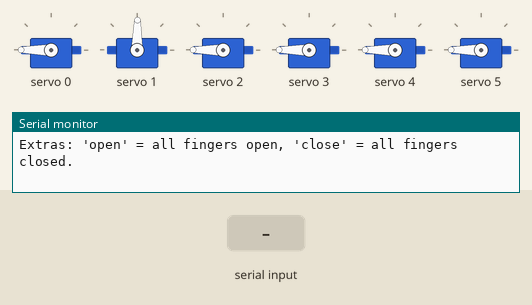
This sketch was run on a simulated Arduino Uno, built with avr-gcc and run on an emulated ATmega328P. On the bench: 6 × servo, the last lines printed to the serial monitor. Inputs (shaded band) come from the test bench.

Above: at 1.2 s.
1.3 s: "p\n" received over Serial
At 3.3 s:
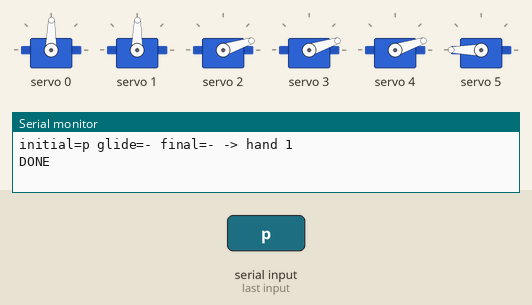
3.6 s: "k\n" received over Serial
At 4.7 s:
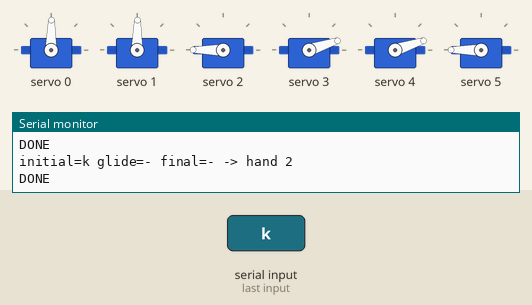
5.8 s: "d\n" received over Serial
At 5.96 s:
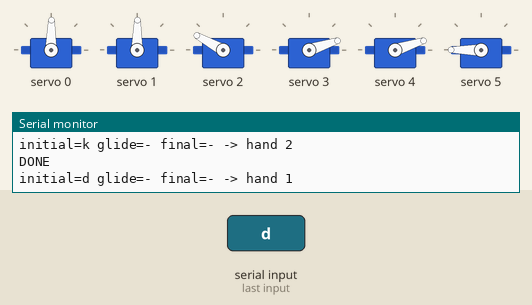
8.0 s: "h\n" received over Serial
At 9.4 s:
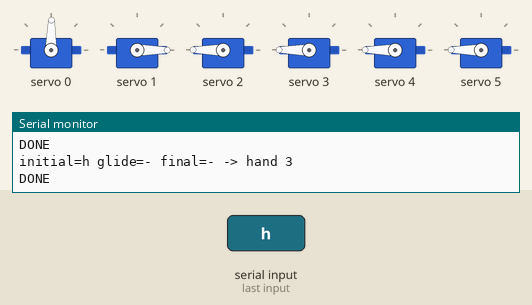
10.3 s: "zh\n" received over Serial
At 10.47 s:
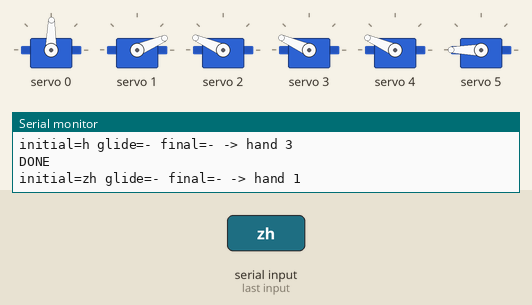
12.4 s: "4\n" received over Serial
At 14.0 s:
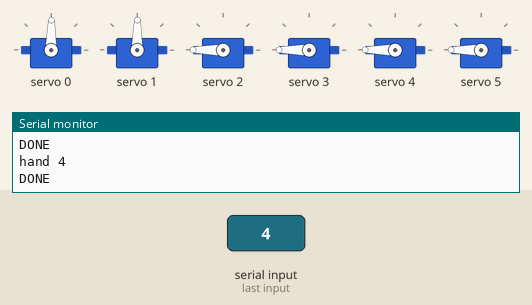
Timing chart, 0 to 15.5 s (numbered marks = the images above; inputs shaded):
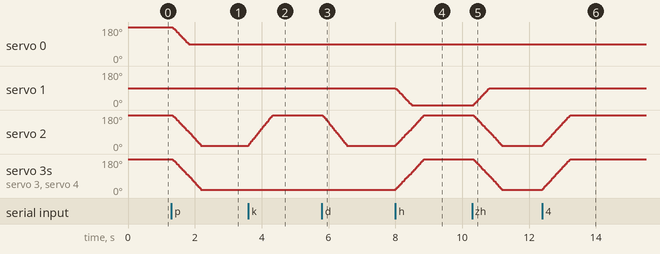

The sketch:

cuedkit-hand-test.ino
```cpp
#include <Wire.h>
#include <Adafruit_PWMServoDriver.h>

// CuedKit hand test (hand only, no arm).
// Serial Monitor: 115200 baud, line ending "Newline".
// Type a hand shape number (1-8), a consonant (p, zh, sh ...), or a pinyin
// syllable (hao, shuo, hua ...). The hand shows the shape for the initial.
// Syllables with no consonant (a, ai, an, e, er, o, ou ...) show hand shape 5.

Adafruit_PWMServoDriver pca = Adafruit_PWMServoDriver(0x40);

// ================== SERVO CHANNELS ==================
const int CH_THUMB   = 0;
const int CH_INDEX   = 1;
const int CH_MIDDLE  = 2;
const int CH_RING    = 3;
const int CH_PINKY   = 4;
const int CH_LATERAL = 5;   // index lateral turn, only used by hand shape 8

// ================== PWM VALUES (tune here) ==================
const int THUMB_OPEN  = 500;
const int THUMB_CLOSE = 300;

const int FINGER_OPEN  = 500;   // middle, ring, pinky
const int FINGER_CLOSE = 150;

const int INDEX_OPEN_IN  = 300; // index open, lateral servo in  (hand shapes 1-7)
const int INDEX_OPEN_OUT = 400; // index open, lateral servo out (hand shape 8)
const int INDEX_CLOSE    = 100;

const int LATERAL_IN  = 500;
const int LATERAL_OUT = 460;

// ================== SPEED (tune here) ==================
// Each step moves every servo up to STEP_SIZE PWM units, then waits STEP_DELAY_MS.
// Smaller STEP_SIZE / larger STEP_DELAY_MS = slower and gentler.
// Full travel (e.g. index 300 -> 100) takes about (200 / STEP_SIZE) * STEP_DELAY_MS.
const int STEP_SIZE     = 5;
const int STEP_DELAY_MS = 10;

// ================== STATE ==================
const int NUM_CH = 6;                  // channels 0-5
int currentPWM[NUM_CH];                // where each servo is now
int targetPWM[NUM_CH];                 // where each servo should go
bool lateralIsOut = false;

// Move every servo toward its target together, a few units at a time.
void moveToTargets() {
  bool moving = true;
  while (moving) {
    moving = false;
    for (int ch = 0; ch < NUM_CH; ch++) {
      if (currentPWM[ch] == targetPWM[ch]) continue;
      int diff = targetPWM[ch] - currentPWM[ch];
      if (diff > STEP_SIZE) diff = STEP_SIZE;
      if (diff < -STEP_SIZE) diff = -STEP_SIZE;
      currentPWM[ch] += diff;
      pca.setPWM(ch, 0, currentPWM[ch]);
      if (currentPWM[ch] != targetPWM[ch]) moving = true;
    }
    delay(STEP_DELAY_MS);
  }
}

// ================== FINGER CONTROL ==================
// These only set targets. showHand() then moves everything smoothly.
void openThumb()  { targetPWM[CH_THUMB] = THUMB_OPEN; }
void closeThumb() { targetPWM[CH_THUMB] = THUMB_CLOSE; }

void openFinger(int ch)  { targetPWM[ch] = FINGER_OPEN; }
void closeFinger(int ch) { targetPWM[ch] = FINGER_CLOSE; }

// Hand shapes 1-7: index open with lateral servo in.
// The lateral servo is only moved here to bring it back after hand shape 8.
void openIndex() {
  targetPWM[CH_LATERAL] = LATERAL_IN;
  lateralIsOut = false;
  targetPWM[CH_INDEX] = INDEX_OPEN_IN;
}

// Hand shape 8 only: index open and turned laterally out.
void openIndexSpread() {
  targetPWM[CH_LATERAL] = LATERAL_OUT;
  lateralIsOut = true;
  targetPWM[CH_INDEX] = INDEX_OPEN_OUT;
}

// Index closed (hand shape 3): bring lateral back in if it was out.
void closeIndexSafe() {
  targetPWM[CH_LATERAL] = LATERAL_IN;
  lateralIsOut = false;
  targetPWM[CH_INDEX] = INDEX_CLOSE;
}

// ================== HAND SHAPES ==================
void hand1() { closeThumb(); openIndex();  closeFinger(CH_MIDDLE); closeFinger(CH_RING); closeFinger(CH_PINKY); }
void hand2() { closeThumb(); openIndex();  openFinger(CH_MIDDLE);  closeFinger(CH_RING); closeFinger(CH_PINKY); }
void hand3() { closeThumb(); closeIndexSafe(); openFinger(CH_MIDDLE); openFinger(CH_RING); openFinger(CH_PINKY); }
void hand4() { closeThumb(); openIndex();  openFinger(CH_MIDDLE);  openFinger(CH_RING);  openFinger(CH_PINKY); }
void hand5() { openThumb();  openIndex();  openFinger(CH_MIDDLE);  openFinger(CH_RING);  openFinger(CH_PINKY); }
void hand6() { openThumb();  openIndex();  closeFinger(CH_MIDDLE); closeFinger(CH_RING); closeFinger(CH_PINKY); }
void hand7() { openThumb();  openIndex();  openFinger(CH_MIDDLE);  closeFinger(CH_RING); closeFinger(CH_PINKY); }
void hand8() { closeThumb(); openIndexSpread(); openFinger(CH_MIDDLE); closeFinger(CH_RING); closeFinger(CH_PINKY); }

void showHand(int id) {
  switch (id) {
    case 1: hand1(); break;
    case 2: hand2(); break;
    case 3: hand3(); break;
    case 4: hand4(); break;
    case 5: hand5(); break;
    case 6: hand6(); break;
    case 7: hand7(); break;
    case 8: hand8(); break;
  }
  moveToTargets();
}

// ================== MAPPING (same as CuedData) ==================
int getHand(String s) {
  if (s == "p" || s == "d" || s == "zh") return 1;
  if (s == "k" || s == "q" || s == "z")  return 2;
  if (s == "h" || s == "r" || s == "s")  return 3;
  if (s == "n" || s == "b" || s == "yu") return 4;
  if (s == "t" || s == "m" || s == "f")  return 5;
  if (s == "w" || s == "l" || s == "x")  return 6;
  if (s == "g" || s == "ch" || s == "j") return 7;
  if (s == "sh" || s == "y" || s == "c") return 8;
  return 0;
}

// ================== PARSER (same as CuedData, hand part only) ==================
void processInput(String input) {
  String initial = "";
  String final = "";
  String glide = "";
  String realFinal = "";

  // Empty initial (syllable starts with a vowel, e.g. a, ai, an, e, er, o, ou):
  // always hand shape 5. Written pinyin "yi", "wu", "yu" go through y / w / yu below.
  if (input.startsWith("a") || input.startsWith("o") || input.startsWith("e") ||
      input.startsWith("i") || input.startsWith("u") || input.startsWith("v")) {
    Serial.print("initial=- glide=- final=");
    Serial.print(input);
    Serial.print(" -> hand 5");
    showHand(5);
    Serial.println();
    return;
  }

  if (input == "yu") {
    initial = "y";
    realFinal = "u";
  } else {
    if (input.startsWith("yu")) {
      initial = "yu";
      final = input.substring(2);
    } else if (input.startsWith("zh") || input.startsWith("ch") || input.startsWith("sh")) {
      initial = input.substring(0, 2);
      final = input.substring(2);
    } else {
      initial = input.substring(0, 1);
      final = input.substring(1);
    }

    realFinal = final;
    if (final != "") {
      if (final.length() > 1) {
        if (final == "ui") { glide = "w"; realFinal = "ei"; }
        else if (final == "iu") { glide = "y"; realFinal = "ou"; }
        else if (final == "un") { glide = "w"; realFinal = "en"; }
        else if (final == "ie") { glide = "y"; realFinal = "e"; }
        else if (final == "ve") { glide = "yu"; realFinal = "e"; }
        else if (final == "in") { glide = "y"; realFinal = "en"; }
        else if (final == "vn") { glide = "yu"; realFinal = "en"; }
        else if (final == "ing") { glide = "y"; realFinal = "eng"; }
        else if (final.startsWith("i")) { glide = "y"; realFinal = final.substring(1); }
        else if (final.startsWith("u")) { glide = "w"; realFinal = final.substring(1); }
        else if (final.startsWith("v")) { glide = "yu"; realFinal = final.substring(1); }
      }
      if (realFinal == "") {
        if (glide == "y") realFinal = "i";
        else if (glide == "w") realFinal = "u";
        else if (glide == "yu") realFinal = "v";
      }
    }
  }

  int handID = getHand(initial);
  if (handID == 0) {
    Serial.println("Invalid input");
    return;
  }

  Serial.print("initial=");   Serial.print(initial);
  Serial.print(" glide=");    Serial.print(glide == "" ? "-" : glide);
  Serial.print(" final=");    Serial.print(realFinal == "" ? "-" : realFinal);
  Serial.print(" -> hand ");  Serial.print(handID);

  showHand(handID);

  if (glide != "") {
    int glideHand = getHand(glide);
    Serial.print(", then hand ");
    Serial.print(glideHand);
    delay(200);
    showHand(glideHand);
  }
  Serial.println();
}

// ================== SETUP / LOOP ==================
void setup() {
  pca.begin();
  pca.setPWMFreq(50);
  Serial.begin(115200);
  Serial.setTimeout(50);

  // Start pose: hand shape 5 (all open), lateral servo in. The servos do not
  // report their position, so this first write is a direct jump; after that
  // every move is smooth.
  hand5();
  for (int ch = 0; ch < NUM_CH; ch++) {
    currentPWM[ch] = targetPWM[ch];
    pca.setPWM(ch, 0, currentPWM[ch]);
  }

  Serial.println("CuedKit hand test ready.");
  Serial.println("Type 1-8, a consonant (p zh sh ...), or a pinyin syllable (hao, ai ...).");
  Serial.println("Extras: 'open' = all fingers open, 'close' = all fingers closed.");
}

void loop() {
  if (!Serial.available()) return;

  String input = Serial.readStringUntil('\n');
  input.trim();
  input.toLowerCase();
  if (input.length() == 0) return;

  if (input.length() == 1 && input[0] >= '1' && input[0] <= '8') {
    int id = input[0] - '0';
    Serial.print("hand ");
    Serial.println(id);
    showHand(id);
  } else if (input == "open") {
    showHand(5);
    Serial.println("all open");
  } else if (input == "close") {
    closeThumb();
    closeIndexSafe();
    closeFinger(CH_MIDDLE);
    closeFinger(CH_RING);
    closeFinger(CH_PINKY);
    moveToTargets();
    Serial.println("all closed");
  } else {
    processInput(input);
  }
  Serial.println("DONE");
}
```

Measured:
- after the input at 1.3 s, servo 0: moves from 180° to 89° over 0.49 s, starting at once; servo 2–4: moves from 180° to 18° over 0.86 s, starting at once
- after the input at 3.6 s, servo 2: moves from 18° to 180° over 0.73 s, starting at once
- after the input at 5.8 s, servo 2: moves from 180° to 18° over 0.73 s, starting at once
- after the input at 8.0 s, servo 1: moves from 89° to 0° over 0.48 s, starting at once; servo 2–4: moves from 18° to 180° over 0.86 s, starting at once
- after the input at 10.3 s, servo 1: moves from 0° to 89° over 0.47 s, starting at once; servo 2–4: moves from 180° to 18° over 0.86 s, starting at once
- after the input at 12.4 s, servo 2–4: moves from 18° to 180° over 0.83 s, starting at once
